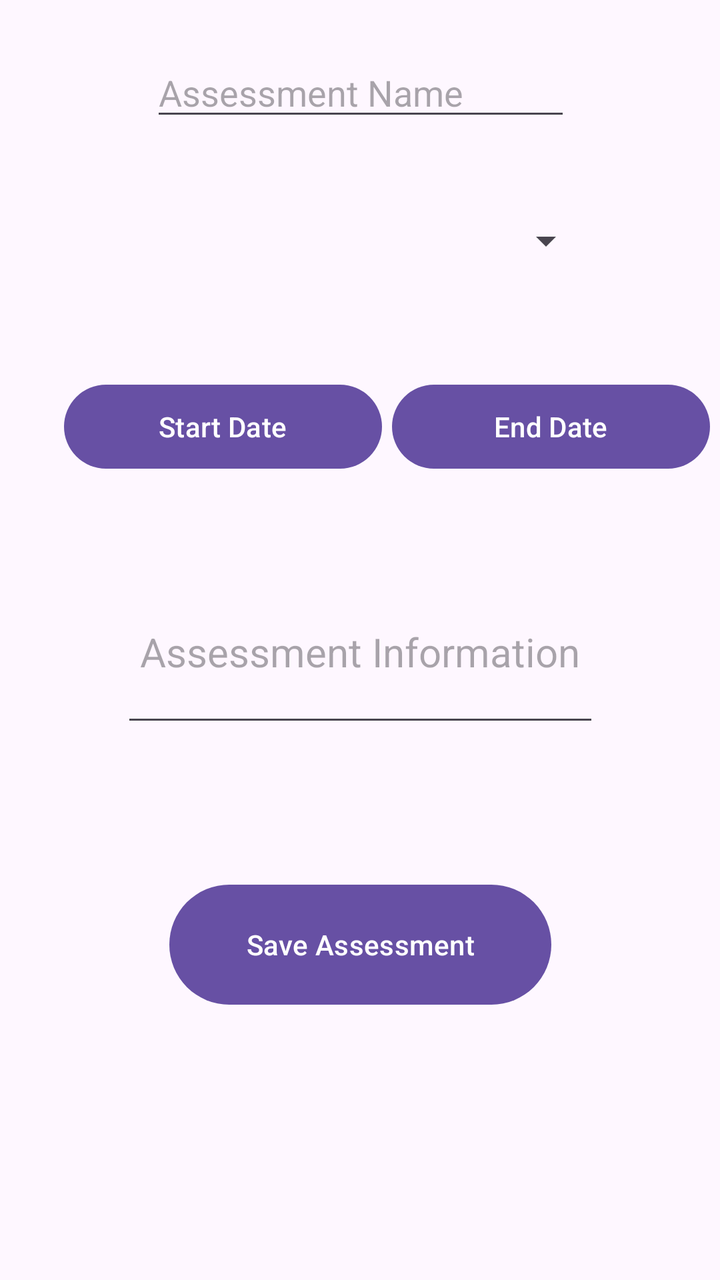
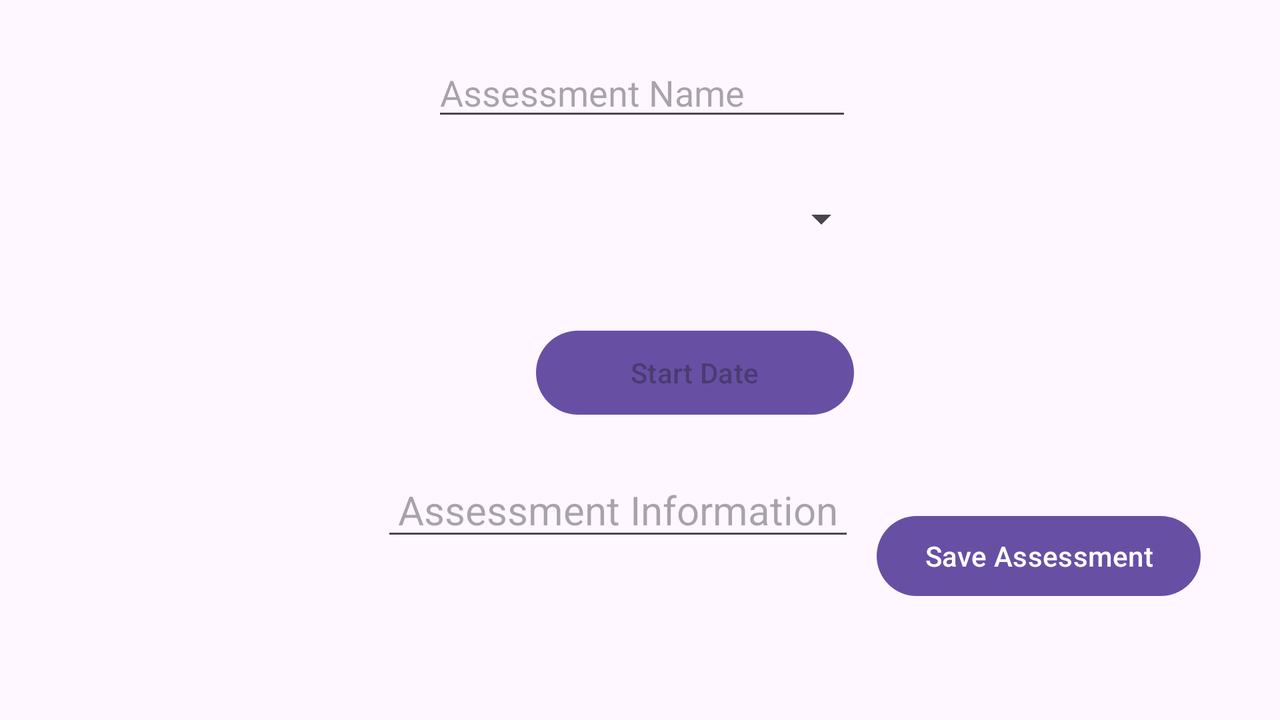

One screen, two layout resources from the same app: the default and the repository's alternative for another configuration. Each is rendered where Android would select it; the XML of both is given below.
<!-- AndroidManifest.xml: application theme Theme.ABM2 -->
<!-- res/layout/activity_assessment_create.xml -->
<?xml version="1.0" encoding="utf-8"?>
<androidx.constraintlayout.widget.ConstraintLayout xmlns:android="http://schemas.android.com/apk/res/android"
    xmlns:app="http://schemas.android.com/apk/res-auto"
    xmlns:tools="http://schemas.android.com/tools"
    android:id="@+id/main"
    android:layout_width="match_parent"
    android:layout_height="match_parent"
    tools:context=".AssessmentCreate">

    <EditText
        android:id="@+id/assessmentNameField"
        android:layout_width="wrap_content"
        android:layout_height="wrap_content"
        android:layout_marginTop="24dp"
        android:ems="10"
        android:hint="Assessment Name"
        android:inputType="text"
        app:layout_constraintEnd_toEndOf="parent"
        app:layout_constraintHorizontal_bias="0.502"
        app:layout_constraintStart_toStartOf="parent"
        app:layout_constraintTop_toTopOf="parent" />

    <EditText
        android:id="@+id/assessmentInfoField"
        android:layout_width="239dp"
        android:layout_height="66dp"
        android:layout_marginTop="64dp"
        android:ems="10"
        android:gravity="start|top"
        android:hint="Assessment Information"
        android:inputType="textMultiLine"
        android:textAlignment="center"
        android:textSize="20sp"
        app:layout_constraintEnd_toEndOf="parent"
        app:layout_constraintStart_toStartOf="parent"
        app:layout_constraintTop_toBottomOf="@+id/assessmentStartDateBtn" />

    <Button
        android:id="@+id/assessmentStartDateBtn"
        android:layout_width="159dp"
        android:layout_height="50dp"
        android:layout_marginStart="32dp"
        android:layout_marginTop="44dp"
        android:text="Start Date"
        app:layout_constraintStart_toStartOf="parent"
        app:layout_constraintTop_toBottomOf="@+id/assessmentTypeField" />

    <Button
        android:id="@+id/assessmentEndDateBtn"
        android:layout_width="159dp"
        android:layout_height="50dp"
        android:layout_marginStart="32dp"
        android:layout_marginTop="44dp"
        android:layout_marginEnd="32dp"
        android:text="End Date"
        app:layout_constraintEnd_toEndOf="parent"
        app:layout_constraintStart_toEndOf="@+id/assessmentStartDateBtn"
        app:layout_constraintTop_toBottomOf="@+id/assessmentTypeField" />

    <Button
        android:id="@+id/assessmentSaveBtn"
        android:layout_width="191dp"
        android:layout_height="68dp"
        android:layout_marginTop="70dp"
        android:text="Save Assessment"
        app:layout_constraintEnd_toEndOf="parent"
        app:layout_constraintStart_toStartOf="parent"
        app:layout_constraintTop_toBottomOf="@+id/assessmentInfoField" />

    <Spinner
        android:id="@+id/assessmentTypeField"
        android:layout_width="234dp"
        android:layout_height="48dp"
        android:layout_marginTop="31dp"
        app:layout_constraintEnd_toEndOf="parent"
        app:layout_constraintStart_toStartOf="parent"
        app:layout_constraintTop_toBottomOf="@+id/assessmentNameField" />

</androidx.constraintlayout.widget.ConstraintLayout>
<!-- resources referenced by this layout -->
<resources>
  <style name="Theme.ABM2" parent="Base.Theme.ABM2" />
  <style name="Base.Theme.ABM2" parent="Theme.Material3.DayNight">
          
          
      </style>
</resources>
<!-- res/layout-land/activity_assessment_create.xml (the repository's variant of the layout above) -->
<!-- drawn on the phone turned sideways -->
<?xml version="1.0" encoding="utf-8"?>
<androidx.constraintlayout.widget.ConstraintLayout xmlns:android="http://schemas.android.com/apk/res/android"
    xmlns:app="http://schemas.android.com/apk/res-auto"
    xmlns:tools="http://schemas.android.com/tools"
    android:id="@+id/main"
    android:layout_width="match_parent"
    android:layout_height="match_parent"
    tools:context=".AssessmentCreate">

    <EditText
        android:id="@+id/assessmentNameField"
        android:layout_width="wrap_content"
        android:layout_height="wrap_content"
        android:layout_marginTop="24dp"
        android:ems="10"
        android:hint="Assessment Name"
        android:inputType="text"
        app:layout_constraintEnd_toEndOf="parent"
        app:layout_constraintHorizontal_bias="0.502"
        app:layout_constraintStart_toStartOf="parent"
        app:layout_constraintTop_toTopOf="parent" />

    <EditText
        android:id="@+id/assessmentInfoField"
        android:layout_width="wrap_content"
        android:layout_height="wrap_content"
        android:layout_marginTop="20dp"
        android:ems="10"
        android:gravity="start|top"
        android:hint="Assessment Information"
        android:inputType="textMultiLine"
        android:textAlignment="center"
        android:textSize="20sp"
        app:layout_constraintEnd_toEndOf="parent"
        app:layout_constraintHorizontal_bias="0.473"
        app:layout_constraintStart_toStartOf="parent"
        app:layout_constraintTop_toBottomOf="@+id/assessmentStartDateBtn" />

    <Button
        android:id="@+id/assessmentStartDateBtn"
        android:layout_width="159dp"
        android:layout_height="50dp"
        android:layout_marginStart="268dp"
        android:layout_marginTop="28dp"
        android:hint="Start Date"
        android:tooltipText="Select Start Date"
        app:layout_constraintStart_toStartOf="parent"
        app:layout_constraintTop_toBottomOf="@+id/assessmentTypeField" />

    <Button
        android:id="@+id/assessmentEndDateBtn"
        android:layout_width="159dp"
        android:layout_height="50dp"
        android:layout_marginStart="32dp"
        android:layout_marginTop="28dp"
        android:layout_marginEnd="268dp"
        android:hint="End Date"
        android:tooltipText="Select End Date"
        app:layout_constraintEnd_toEndOf="parent"
        app:layout_constraintHorizontal_bias="0.201"
        app:layout_constraintStart_toEndOf="@+id/assessmentStartDateBtn"
        app:layout_constraintTop_toBottomOf="@+id/assessmentTypeField" />

    <Button
        android:id="@+id/assessmentSaveBtn"
        android:layout_width="wrap_content"
        android:layout_height="wrap_content"
        android:layout_marginTop="254dp"
        android:text="Save Assessment"
        app:layout_constraintEnd_toEndOf="parent"
        app:layout_constraintHorizontal_bias="0.917"
        app:layout_constraintStart_toStartOf="parent"
        app:layout_constraintTop_toTopOf="parent" />

    <Spinner
        android:id="@+id/assessmentTypeField"
        android:layout_width="234dp"
        android:layout_height="48dp"
        android:layout_marginTop="20dp"
        app:layout_constraintEnd_toEndOf="parent"
        app:layout_constraintHorizontal_bias="0.494"
        app:layout_constraintStart_toStartOf="parent"
        app:layout_constraintTop_toBottomOf="@+id/assessmentNameField" />

</androidx.constraintlayout.widget.ConstraintLayout>
